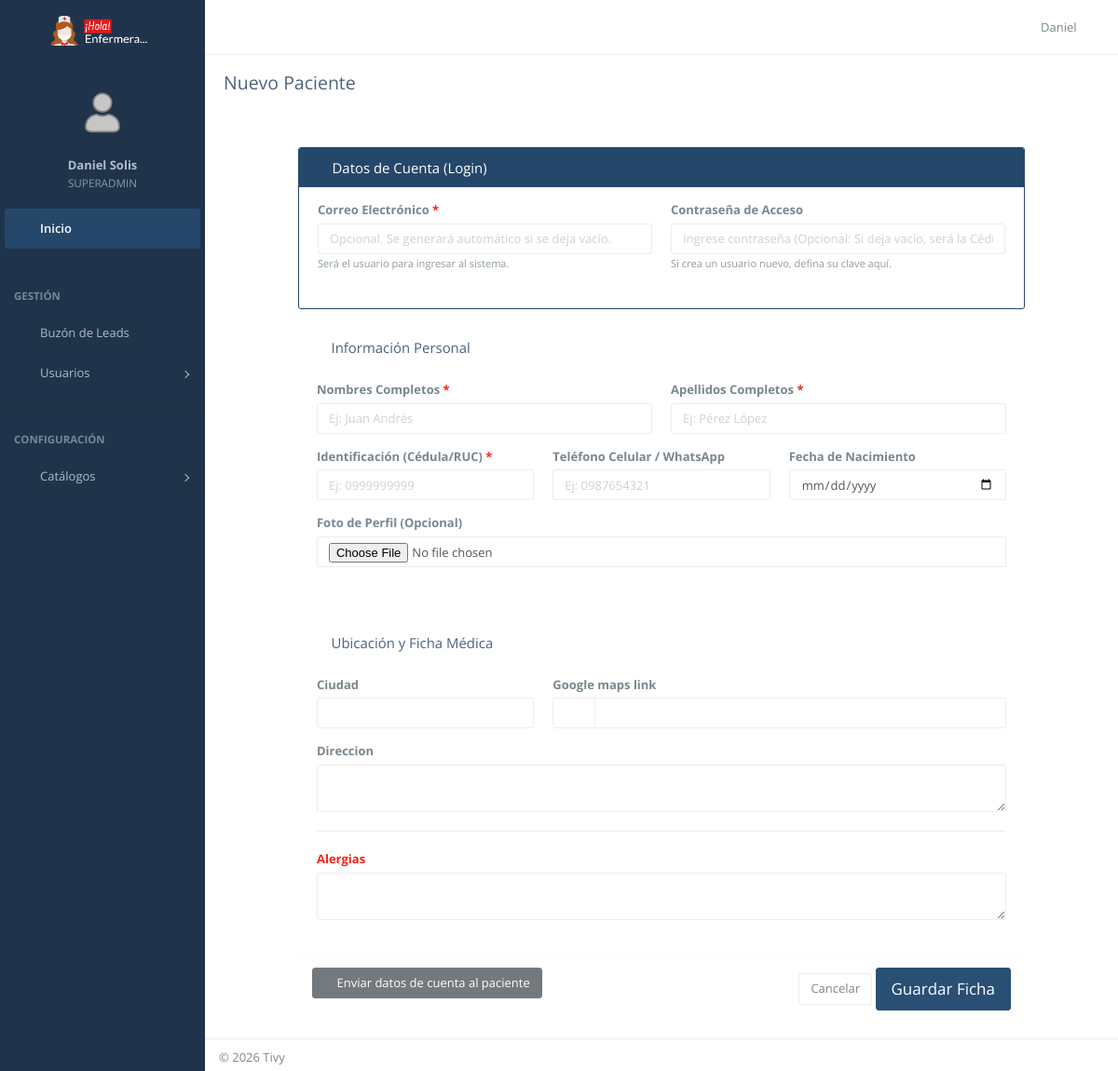
/dashboard/pacientes/nuevo/ (signed in), run on the app's committed database.
### CoreApps/users/models.py (models this page shows, shortened)
class User(AbstractUser):
    class Roles(models.TextChoices):
        CLIENTE = 'CLIENTE', _('Cliente')
        ENFERMERO = 'ENFERMERO', _('Enfermero')
        SUPERVISOR = 'SUPERVISOR', _('Supervisor')
        ADMINISTRADOR = 'ADMINISTRADOR', _('Administrador')
        SUPERADMIN = 'SUPERADMIN', _('Super Administrador')
    email = models.EmailField(_('Correo Electrónico'), unique=True)
    groups = models.ManyToManyField(
        Group,
        verbose_name=_('groups'),
        blank=True,
        help_text=_('The groups this user belongs to.'),
        related_name="custom_user_groups",  # Nombre único para evitar el choque
        related_query_name="user",
    )
    user_permissions = models.ManyToManyField(
        Permission,
        verbose_name=_('user permissions'),
        blank=True,
        help_text=_('Specific permissions for this user.'),
        related_name="custom_user_permissions", # Nombre único para evitar el choque
        related_query_name="user",
    )
    rol = models.CharField(
        max_length=20,
        choices=Roles.choices,
        default=Roles.CLIENTE,
        verbose_name=_('Rol en el sistema')
    )
    cedula = models.CharField(
        _('Cédula / RUC'),
        max_length=13,
        unique=True,
        blank=True,
        null=True
    )
    telefono = models.CharField(
        _('Teléfono Celular'),
        max_length=20,
        blank=True,
        null=True,
        help_text=_('Número principal para contacto')
    )
    foto = models.ImageField(upload_to='perfiles/fotos/', blank=True, null=True)
    USERNAME_FIELD = 'email'
    REQUIRED_FIELDS = ['username', 'first_name', 'last_name', 'cedula']
    class Meta:
        verbose_name = _('Usuario')
        verbose_name_plural = _('Usuarios')

### CoreApps/users/views.py (the view)
# urls.py: path('dashboard/pacientes/nuevo/', PatientCreateView.as_view(), name='admin_patient_create'),
class PatientCreateView(LoginRequiredMixin, AdminRequiredMixin, SuccessMessageMixin, CreateView):
    model = User
    form_class = PatientForm
    template_name = 'users/admin/patient_form.html'
    success_url = reverse_lazy('admin_patient_list')
    success_message = "Paciente creado correctamente"
    def get_context_data(self, **kwargs):
        context = super().get_context_data(**kwargs)
        context['titulo'] = 'Nuevo Paciente'
        return context

### CoreApps/users/forms.py (shortened to what this page needs)
class PatientForm(BaseUserForm):
    email = forms.EmailField(
        label="Correo Electrónico",
        required=False,  # <--- CLAVE: Permite enviar vacío
        widget=forms.EmailInput(attrs={'class': 'form-control', 'placeholder': 'Opcional. Se generará automático si se deja vacío.'})
    )
    fecha_nacimiento = forms.DateField(
        label="Fecha de Nacimiento",
        required=False,
        widget=forms.DateInput(attrs={'class': 'form-control', 'type': 'date'})
    )
    ciudad = forms.CharField(required=False, widget=forms.TextInput(attrs={'class': 'form-control'}))
    direccion = forms.CharField(required=False, widget=forms.Textarea(attrs={'class': 'form-control', 'rows': 2}))
    google_maps_link = forms.URLField(required=False, widget=forms.URLInput(attrs={'class': 'form-control'}))
    alergias = forms.CharField(required=False, widget=forms.Textarea(attrs={'class': 'form-control', 'rows': 2}))
    def __init__(self, *args, **kwargs):
        super().__init__(*args, **kwargs)

### CoreApps/users/views.py (called while the page is built)
    def test_func(self):
        return self.request.user.is_authenticated and self.request.user.rol in ['ADMINISTRADOR', 'SUPERADMIN', 'SUPERVISOR']

### templates/users/admin/patient_form.html (shortened to what this page needs)
{% extends 'layouts/dashboard_base.html' %}
{% load widget_tweaks %}
{% block page_title %}{{ titulo }}{% endblock %}
{% block content %}
<div class="row">
    <div class="col-lg-10 col-lg-offset-1">
        <form method="post" enctype="multipart/form-data">
            <div class="panel panel-bordered panel-primary">
                <div class="panel-heading">
                    <h3 class="panel-title"><i class="demo-pli-lock-user"></i> Datos de Cuenta (Login)</h3>
                </div>
                <div class="panel-body">
                    <div class="row">
                        <div class="col-sm-6">
                            <div class="form-group">
                                <label class="control-label text-bold">{{ form.email.label }} <span class="text-danger">*</span></label>
                                {{ form.email }}
                                <small class="text-muted">Será el usuario para ingresar al sistema.</small>
                            </div>
                        </div>
                        <div class="col-sm-6">
                            <div class="form-group">
                                <label class="control-label text-bold">{{ form.password_temp.label }}</label>
                                {{ form.password_temp }}
                                {% if form.password_temp.help_text %}
                                    <small class="text-muted">{{ form.password_temp.help_text }}</small>
                                {% endif %}
                            </div>
                        </div>
                    </div>
                </div>
            </div>
            <div class="panel panel-bordered">
                <div class="panel-heading">
                    <h3 class="panel-title"><i class="demo-pli-male"></i> Información Personal</h3>
                </div>
                <div class="panel-body">
                    <div class="row">
                        <div class="col-sm-6">
                            <div class="form-group">
                                <label class="control-label text-bold">{{ form.first_name.label }} <span class="text-danger">*</span></label>
                                {{ form.first_name }}
                            </div>
                        </div>
                        <div class="col-sm-6">
                            <div class="form-group">
                                <label class="control-label text-bold">{{ form.last_name.label }} <span class="text-danger">*</span></label>
                                {{ form.last_name }}
                            </div>
                        </div>
                    </div>
                    <div class="row">
                        <div class="col-sm-4">
                            <div class="form-group">
                                <label class="control-label text-bold">{{ form.cedula.label }} <span class="text-danger">*</span></label>
                                {{ form.cedula }}
                            </div>
                        </div>
                        <div class="col-sm-4">
                            <div class="form-group">
                                <label class="control-label text-bold">{{ form.telefono.label }}</label>
                                {{ form.telefono }}
                            </div>
                        </div>
                        <div class="col-sm-4">
                            <div class="form-group">
                                <label class="control-label text-bold">{{ form.fecha_nacimiento.label }}</label>
                                {{ form.fecha_nacimiento }}
                            </div>
                        </div>
                    </div>
                    <div class="form-group">
                        <label class="control-label text-bold">Foto de Perfil (Opcional)</label>
                        {{ form.foto }}
                    </div>
                </div>
            </div>
            <div class="panel panel-bordered">
                <div class="panel-heading">
                    <h3 class="panel-title"><i class="demo-pli-map-marker-2"></i> Ubicación y Ficha Médica</h3>
                </div>
                <div class="panel-body">
                    <div class="row">
                        <div class="col-sm-4">
                            <div class="form-group">
                                <label class="control-label text-bold">{{ form.ciudad.label }}</label>
                                {{ form.ciudad }}
                            </div>
                        </div>
                        <div class="col-sm-8">
                            <div class="form-group">
                                <label class="control-label text-bold">{{ form.google_maps_link.label }}</label>
                                <div class="input-group">
                                    <span class="input-group-addon"><i class="fa fa-map-marker"></i></span>
                                    {{ form.google_maps_link }}
                                </div>
                            </div>
                        </div>
                    </div>
                    <div class="form-group">
                        <label class="control-label text-bold">{{ form.direccion.label }}</label>
                        {{ form.direccion }}
                    </div>
                    <hr>
                    <div class="form-group">
                        <label class="control-label text-bold text-danger">{{ form.alergias.label }}</label>
                        {{ form.alergias }}
                    </div>
                </div>
                <div class="panel-footer">
                    <div class="row">
                        <div class="col-sm-6">
                            <button type="button" class="btn btn-dark" disabled title="Funcionalidad en construcción">
                                <i class="fa fa-envelope"></i> Enviar datos de cuenta al paciente
                            </button>
                        </div>
                        <div class="col-sm-6 text-right">
                            <a href="{% url 'admin_patient_list' %}" class="btn btn-default">Cancelar</a>
                            <button type="submit" class="btn btn-primary btn-lg">Guardar Ficha</button>
                        </div>
                    </div>
                </div>
            </div>
        </form>
    </div>
</div>
{% endblock %}

### templates/includes/dashboard/navbar.html (shortened to what this page needs)
{% load static %}
<header id="navbar">
    <div id="navbar-container" class="boxed">
        <div class="navbar-header">
            <a href="{% url 'dashboard' %}" class="navbar-brand">
                <div class="brand-custom-wrapper">
                    <img src="{% static 'img/logo-hola-enfermera2.png' %}"
                         alt="Hola Enfermera"
                         class="logo-image logo-lg">
                </div>
            </a>
        </div>
        <div class="navbar-content">
            <ul class="nav navbar-top-links pull-left">
                <li class="tgl-menu-btn">
                    <a class="mainnav-toggle" href="#">
                        <i class="demo-pli-list-view"></i>
                    </a>
                </li>
            </ul>
            <ul class="nav navbar-top-links pull-right">
                <li id="dropdown-user" class="dropdown">
                    <a href="#" data-toggle="dropdown" class="dropdown-toggle text-right">
                        <span class="ic-user pull-right">
                            <i class="demo-pli-male"></i>
                        </span>
                        <div class="username hidden-xs">{{ user.first_name }}</div>
                    </a>
                </li>
            </ul>
        </div>
    </div>
</header>

### templates/includes/dashboard/menu.html (shortened to what this page needs)
{% load static %}
<nav id="mainnav-container">
    <div id="mainnav">
        <div id="mainnav-menu-wrap">
            <div class="nano">
                <div class="nano-content">
                    <div id="mainnav-profile" class="mainnav-profile">
                        <div class="profile-wrap text-center">
                            <div class="pad-btm">
                                {% if user.foto %}
                                    <img class="img-circle img-md" src="{{ user.foto.url }}" alt="Foto">
                                {% else %}
                                    <img class="img-circle img-md" src="{% static 'img/profile-photos/user.png' %}" alt="Foto">
                                {% endif %}
                            </div>
                            <a href="#profile-nav" class="box-block" data-toggle="collapse" aria-expanded="false">
                                <p class="mnp-name">{{ user.get_full_name }}</p>
                                <span class="mnp-desc">{{ user.rol }}</span>
                            </a>
                        </div>
                    </div>
                    <ul id="mainnav-menu" class="list-group">
    <li class="active-link">
        <a href="{% url 'dashboard' %}">
            <i class="demo-pli-home"></i>
            <span class="menu-title">Inicio</span>
        </a>
    </li>
    {% if user.rol in 'ADMINISTRADOR,SUPERADMIN,SUPERVISOR' or user.is_superuser %}
        <li class="list-divider"></li>
        <li class="list-header">Gestión</li>
        <li>
            <a href="{% url 'admin_reminder_list' %}">
                <i class="demo-pli-mail"></i>
                <span class="menu-title">Buzón de Leads</span>
            </a>
        </li>
       <li>
            <a href="#">
                <i class="demo-pli-male-female"></i>
                <span class="menu-title">Usuarios</span>
                <i class="arrow"></i>
            </a>
        </li>
        <li class="list-divider"></li>
        <li class="list-header">Configuración</li>
        <li>
            <a href="#">
                <i class="demo-pli-gear"></i>
                <span class="menu-title">Catálogos</span>
                <i class="arrow"></i>
            </a>
        </li>
    {% endif %}
</ul>
                </div>
            </div>
        </div>
    </div>
</nav>

### static/css/dashboard.css (style rules this page uses)
body { margin: 0; padding: 0; min-height: 100vh; }
.navbar-brand img { height: 40px; }

### templates/includes/dashboard/navbar.html (style rules this page uses)
.brand-custom-wrapper { width: 100%; height: 100%; display: flex; align-items: center; justify-content: center; position: relative; }
.logo-image { max-height: 40px; width: auto; object-fit: contain; transition: all 0.3s ease; }
#container.mainnav-lg .logo-lg { display: block; }
.navbar-brand { padding: 0 !important; }

### data on the page
User: first_name "Daniel", get_full_name "Daniel Solis", rol "SUPERADMIN"

### other printed values
{{ titulo }} "Nuevo Paciente"
